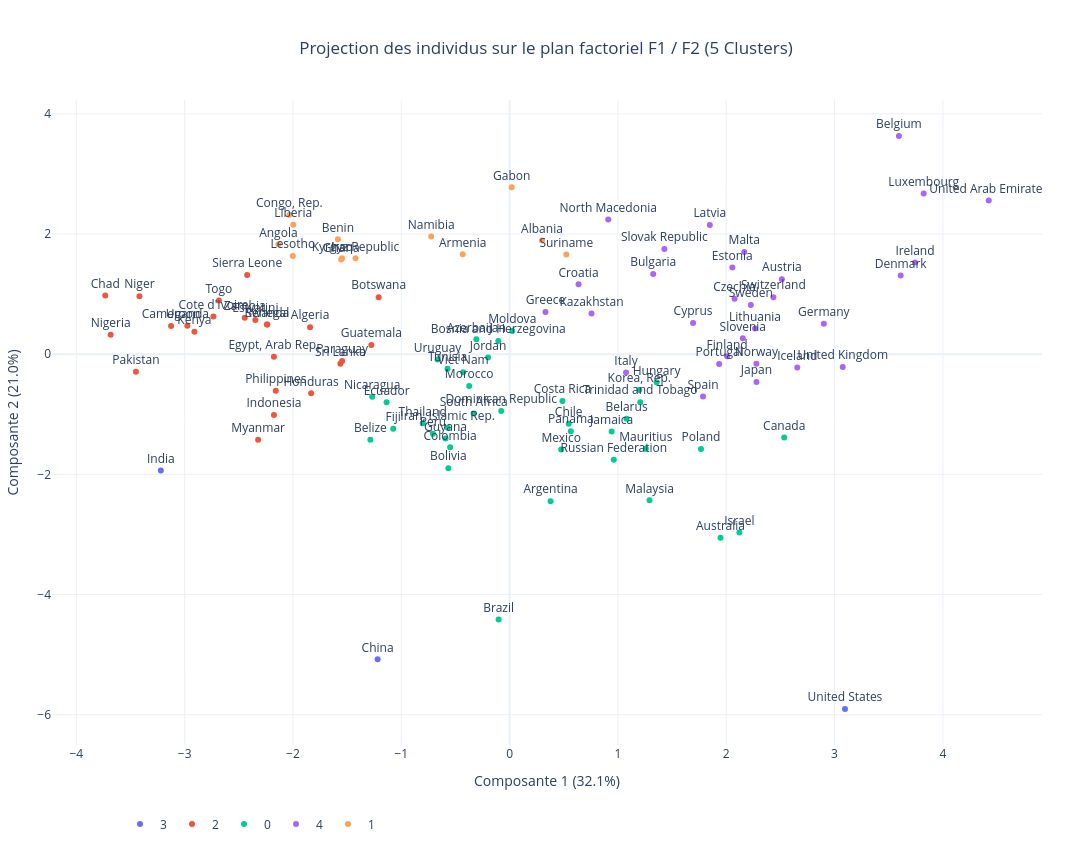

Notebook code for this chart:
### Code cell
df['F1'] = X_projected[:, 0]
df['F2'] = X_projected[:, 1]

fig_projection = px.scatter(
    df, 
    x='F1', 
    y='F2', 
    color='KCluster5', 
    hover_name='Zone',
    text='Zone', 
    labels={'F1': f'Composante 1 ({variance_expliquee[0]:.1f}%)', 'F2': f'Composante 2 ({variance_expliquee[1]:.1f}%)'},
    template='plotly_white')
fig_projection.update_layout(
    width=1400,
    height=850,
    title={
        'text': "Projection des individus sur le plan factoriel F1 / F2 (5 Clusters)",
        'y':0.95,
        'x':0.5,
        'xanchor': 'center',
        'yanchor': 'top'
        },
    legend=dict(
        orientation="h",
        xanchor="center",
        x=0.2,
        maxheight=0.35,
        title_text=""
    ),
    margin=dict(l=50, r=50, b=50, t=100))
fig_projection.update_traces(textposition='top center')
fig_projection.show()

### Figure 1 — Plotly figure (JSON) as saved in the notebook; plotly's stock layout.template omitted (floating-point values rounded to 4 significant figures)
{"data": [{"hovertemplate": "<b>%{hovertext}</b><br><br>KCluster5=3<br>Composante 1 (32.1%)=%{x}<br>Composante 2 (21.0%)=%{y}<br>Zone=%{text}<extra></extra>", "hovertext": ["China", "India", "United States"], "legendgroup": "3", "marker": {"color": "#636efa", "symbol": "circle"}, "mode": "markers+text", "name": "3", "orientation": "v", "showlegend": true, "text": ["China", "India", "United States"], "textposition": "top center", "type": "scatter", "x": [-1.218, -3.22, 3.096], "xaxis": "x", "y": [-5.08, -1.935, -5.906], "yaxis": "y"}, {"hovertemplate": "<b>%{hovertext}</b><br><br>KCluster5=2<br>Composante 1 (32.1%)=%{x}<br>Composante 2 (21.0%)=%{y}<br>Zone=%{text}<extra></extra>", "hovertext": ["Indonesia", "Pakistan", "Nigeria", "Philippines", "Egypt, Arab Rep.", "Myanmar", "Kenya", "Algeria", "Uganda", "Cameroon", "Cote d'Ivoire", "Niger", "Sri Lanka", "Guatemala", "Zambia", "Senegal", "Chad", "Rwanda", "Honduras", "Togo", "Sierra Leone", "Paraguay", "Botswana", "Eswatini"], "legendgroup": "2", "marker": {"color": "#EF553B", "symbol": "circle"}, "mode": "markers+text", "name": "2", "orientation": "v", "showlegend": true, "text": ["Indonesia", "Pakistan", "Nigeria", "Philippines", "Egypt, Arab Rep.", "Myanmar", "Kenya", "Algeria", "Uganda", "Cameroon", "Cote d'Ivoire", "Niger", "Sri Lanka", "Guatemala", "Zambia", "Senegal", "Chad", "Rwanda", "Honduras", "Togo", "Sierra Leone", "Paraguay", "Botswana", "Eswatini"], "textposition": "top center", "type": "scatter", "x": [-2.176, -3.45, -3.683, -2.159, -2.176, -2.322, -2.91, -1.842, -2.975, -3.125, -2.735, -3.417, -1.562, -1.277, -2.445, -2.237, -3.733, -2.242, -1.832, -2.684, -2.423, -1.546, -1.209, -2.347], "xaxis": "x", "y": [-1.012, -0.2922, 0.3247, -0.611, -0.04484, -1.423, 0.3718, 0.4494, 0.4718, 0.4671, 0.6275, 0.9654, -0.1614, 0.1506, 0.6054, 0.4932, 0.9774, 0.4943, -0.6523, 0.8913, 1.318, -0.1149, 0.9479, 0.5681], "yaxis": "y"}, {"hovertemplate": "<b>%{hovertext}</b><br><br>KCluster5=0<br>Composante 1 (32.1%)=%{x}<br>Composante 2 (21.0%)=%{y}<br>Zone=%{text}<extra></extra>", "hovertext": ["Brazil", "Russian Federation", "Mexico", "Viet Nam", "Iran, Islamic Rep.", "Thailand", "South Africa", "Korea, Rep.", "Colombia", "Argentina", "Poland", "Canada", "Morocco", "Peru", "Malaysia", "Australia", "Chile", "Ecuador", "Tunisia", "Bolivia", "Dominican Republic", "Azerbaijan", "Jordan", "Hungary", "Belarus", "Israel", "Nicaragua", "Costa Rica", "Panama", "Moldova", "Uruguay", "Bosnia and Herzegovina", "Jamaica", "Trinidad and Tobago", "Mauritius", "Fiji", "Guyana", "Belize"], "legendgroup": "0", "marker": {"color": "#00cc96", "symbol": "circle"}, "mode": "markers+text", "name": "0", "orientation": "v", "showlegend": true, "text": ["Brazil", "Russian Federation", "Mexico", "Viet Nam", "Iran, Islamic Rep.", "Thailand", "South Africa", "Korea, Rep.", "Colombia", "Argentina", "Poland", "Canada", "Morocco", "Peru", "Malaysia", "Australia", "Chile", "Ecuador", "Tunisia", "Bolivia", "Dominican Republic", "Azerbaijan", "Jordan", "Hungary", "Belarus", "Israel", "Nicaragua", "Costa Rica", "Panama", "Moldova", "Uruguay", "Bosnia and Herzegovina", "Jamaica", "Trinidad and Tobago", "Mauritius", "Fiji", "Guyana", "Belize"], "textposition": "top center", "type": "scatter", "x": [-0.1013, 0.9621, 0.4764, -0.4287, -0.5719, -0.8024, -0.332, 1.197, -0.5491, 0.3784, 1.767, 2.535, -0.3732, -0.7076, 1.292, 1.947, 0.5455, -1.136, -0.5732, -0.5654, -0.07714, -0.3069, -0.1987, 1.357, 1.079, 2.121, -1.269, 0.4879, 0.5653, 0.02434, -0.6652, -0.1043, 0.9422, 1.206, 1.258, -1.074, -0.5913, -1.286], "xaxis": "x", "y": [-4.417, -1.758, -1.589, -0.3002, -1.224, -1.152, -0.9886, -0.595, -1.552, -2.447, -1.579, -1.388, -0.5322, -1.323, -2.433, -3.057, -1.16, -0.8016, -0.2411, -1.897, -0.947, 0.2476, -0.05605, -0.4682, -1.077, -2.969, -0.7079, -0.7802, -1.282, 0.3857, -0.08874, 0.2177, -1.286, -0.7988, -1.575, -1.24, -1.405, -1.423], "yaxis": "y"}, {"hovertemplate": "<b>%{hovertext}</b><br><br>KCluster5=4<br>Composante 1 (32.1%)=%{x}<br>Composante 2 (21.0%)=%{y}<br>Zone=%{text}<extra></extra>", "hovertext": ["Japan", "Germany", "United Kingdom", "Italy", "Spain", "Kazakhstan", "Belgium", "Czechia", "Greece", "Portugal", "Sweden", "United Arab Emirates", "Austria", "Switzerland", "Bulgaria", "Denmark", "Finland", "Slovak Republic", "Norway", "Ireland", "Croatia", "Lithuania", "North Macedonia", "Slovenia", "Latvia", "Estonia", "Cyprus", "Luxembourg", "Malta", "Iceland"], "legendgroup": "4", "marker": {"color": "#ab63fa", "symbol": "circle"}, "mode": "markers+text", "name": "4", "orientation": "v", "showlegend": true, "text": ["Japan", "Germany", "United Kingdom", "Italy", "Spain", "Kazakhstan", "Belgium", "Czechia", "Greece", "Portugal", "Sweden", "United Arab Emirates", "Austria", "Switzerland", "Bulgaria", "Denmark", "Finland", "Slovak Republic", "Norway", "Ireland", "Croatia", "Lithuania", "North Macedonia", "Slovenia", "Latvia", "Estonia", "Cyprus", "Luxembourg", "Malta", "Iceland"], "textposition": "top center", "type": "scatter", "x": [2.279, 2.901, 3.075, 1.075, 1.786, 0.7562, 3.594, 2.077, 0.3311, 1.935, 2.227, 4.424, 2.514, 2.435, 1.326, 3.611, 2.008, 1.429, 2.278, 3.743, 0.6365, 2.266, 0.9107, 2.153, 1.848, 2.056, 1.694, 3.823, 2.167, 2.656], "xaxis": "x", "y": [-0.4616, 0.505, -0.2129, -0.3075, -0.7059, 0.6753, 3.631, 0.92, 0.7033, -0.1652, 0.8193, 2.557, 1.247, 0.9481, 1.335, 1.307, -0.03495, 1.751, -0.1604, 1.523, 1.163, 0.4284, 2.242, 0.264, 2.15, 1.443, 0.5168, 2.675, 1.701, -0.2207], "yaxis": "y"}, {"hovertemplate": "<b>%{hovertext}</b><br><br>KCluster5=1<br>Composante 1 (32.1%)=%{x}<br>Composante 2 (21.0%)=%{y}<br>Zone=%{text}<extra></extra>", "hovertext": ["Iraq", "Angola", "Ghana", "Benin", "Kyrgyz Republic", "Congo, Rep.", "Liberia", "Armenia", "Albania", "Namibia", "Lesotho", "Gabon", "Suriname"], "legendgroup": "1", "marker": {"color": "#FFA15A", "symbol": "circle"}, "mode": "markers+text", "name": "1", "orientation": "v", "showlegend": true, "text": ["Iraq", "Angola", "Ghana", "Benin", "Kyrgyz Republic", "Congo, Rep.", "Liberia", "Armenia", "Albania", "Namibia", "Lesotho", "Gabon", "Suriname"], "textposition": "top center", "type": "scatter", "x": [-1.547, -2.134, -1.555, -1.585, -1.423, -2.033, -1.998, -0.4329, 0.2989, -0.7238, -2.001, 0.01938, 0.5233], "xaxis": "x", "y": [1.596, 1.829, 1.576, 1.911, 1.596, 2.32, 2.152, 1.661, 1.893, 1.957, 1.633, 2.776, 1.66], "yaxis": "y"}], "layout": {"height": 850, "legend": {"maxheight": 0.35, "orientation": "h", "title": {"text": ""}, "tracegroupgap": 0, "x": 0.2, "xanchor": "center"}, "margin": {"b": 50, "l": 50, "r": 50, "t": 100}, "title": {"text": "Projection des individus sur le plan factoriel F1 / F2 (5 Clusters)", "x": 0.5, "xanchor": "center", "y": 0.95, "yanchor": "top"}, "width": 1400, "xaxis": {"anchor": "y", "domain": [0, 1], "title": {"text": "Composante 1 (32.1%)"}}, "yaxis": {"anchor": "x", "domain": [0, 1], "title": {"text": "Composante 2 (21.0%)"}}}}
